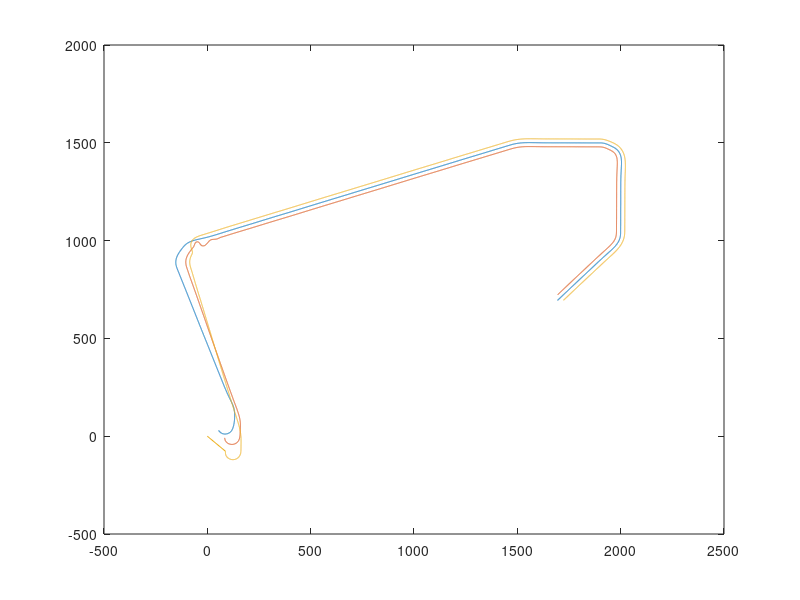

Reproduce this figure in MATLAB.

log = importdata("formation_log.txt");
log_data = log.data;

plot(log_data(:, 2), log_data(:, 5), ...
     log_data(:, 3), log_data(:, 6), ...
     log_data(:, 4), log_data(:, 7));

% plot3(log_data(:, 2), log_data(:, 5), log_data(:, 8), ...
%       log_data(:, 3), log_data(:, 6), log_data(:, 9), ...
%       log_data(:, 4), log_data(:, 7), log_data(:, 10));